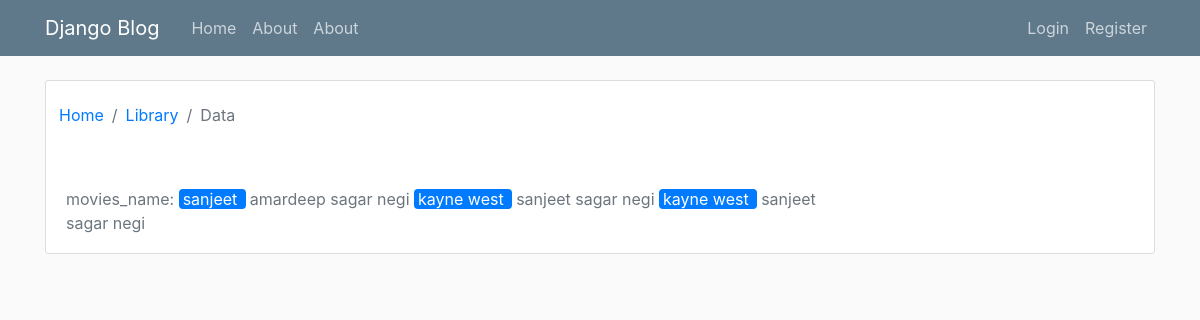
Page /writer/shivam on the earlier database version.
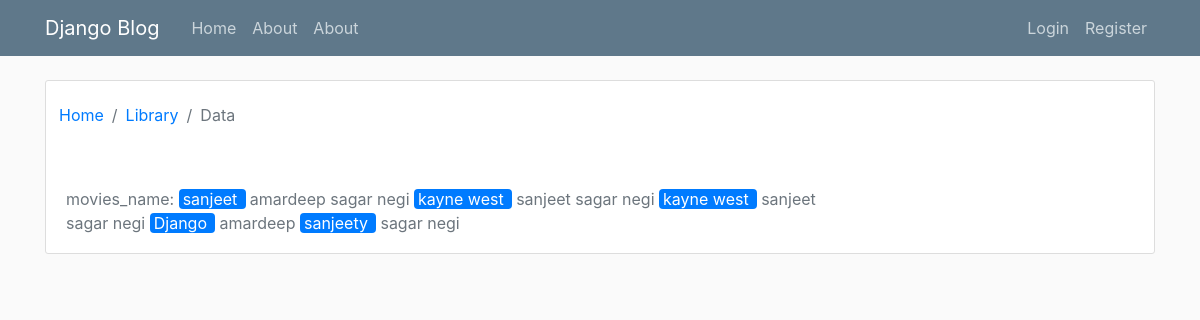
Same page on the later database version.
### movies_list/models.py (models this page shows, shortened)
class Movies_list(models.Model):
	movies_id=models.AutoField(primary_key=True)
	name=models.CharField(max_length=50)
	genre=models.ManyToManyField(Genre_list)
	cast=models.ManyToManyField(Cast_list)
	director=models.ManyToManyField(Director_list)
	writer=models.ManyToManyField(Writer_list)
	awards=models.ManyToManyField(Award_list)
	country=models.ForeignKey(Country_list, on_delete=models.PROTECT)
	story_line=models.TextField(default='')
	cost=models.PositiveIntegerField(default=0)
	release_date=models.DateTimeField( blank=False,null=False)
	created_at=models.DateTimeField(default=timezone.now)
	language=models.ManyToManyField(Language_list)
	imdb_rating=models.FloatField()
	imdb_link=models.TextField()
	trailer_link=models.TextField()
	views=models.PositiveIntegerField(default=0)
	likes=models.PositiveIntegerField(default=0)
	dislike=models.PositiveIntegerField(default=0)
	ratting=models.FloatField(default=0.0)
	tags=models.TextField()
	Quality=models.ForeignKey(Quality_list,on_delete=models.PROTECT)
	movies_user_id=models.ForeignKey(User, on_delete=models.PROTECT)
	movies_type=models.ForeignKey(Movies_type_list,on_delete=models.PROTECT)
	movies_thumbnail=models.ImageField(default='thumbnail.jpg',upload_to='movies_pics')
	class Meta:
		verbose_name_plural='movies'

class Cast_list(models.Model):
	cast_id=models.AutoField(primary_key=True)
	cast_name=models.CharField(max_length=50)
	cast_image=models.ImageField(default='cast.jpg',upload_to='cast_pics')
	class Meta:
		verbose_name_plural='Cast'

### movies_list/views.py (the view)
# urls.py: path("writer/<str:writer_name>",Writer_detail,name="writer-detail"),
def Writer_detail(request,writer_name):
	writer_details=Movies_list.objects.filter(writer__writer_name=writer_name)
	context={
		"x":writer_details,
	}
	return render(request,"movies_list/writer_details.html",context)

### movies_list/Templates/movies_list/writer_details.html (shortened to what this page needs)
{% extends "users/base.html" %}
{% load crispy_forms_tags %}
{% block content %}
    <div class="content-section ">
        <div class="row ">
            <nav aria-label="breadcrumb ">
              <ol class="breadcrumb  mx-2 px-0 my-1.5 bg-white">
                <li class="breadcrumb-item"><a href="{%url 'movies-index'%}">Home</a></li>
                <li class="breadcrumb-item"><a href="#">Library</a></li>
                <li class="breadcrumb-item active" aria-current="page">Data</li>
              </ol>
            </nav>
        </div>
        <div class="row ">
            <div class="col-md-9   my-2">
                <p class="pd-0 m-0  rounded text-secondary">movies_name: {%for movies in x %}{% if not forloop.first %} {% endif %}<a class="no-underline" href="{%url 'movies-detail' movies_id=movies.movies_id %}"><span class="bg-primary rounded px-1 text-white mr-1">{{movies.name|join:""}} </span></a>{% for cast in movies.cast.all %}
                  {{ cast.cast_name }}{% endfor %}{%endfor%}
                </p>
            </div>
        </div>
    </div>
{% endblock content %}

Differences in the rows shown:
added Movies_list: name "Django", Cast_list (cast_name "amardeep")
now on this page (row edited): Movies_list: name "sanjeety", Cast_list (cast_name "sagar negi")
